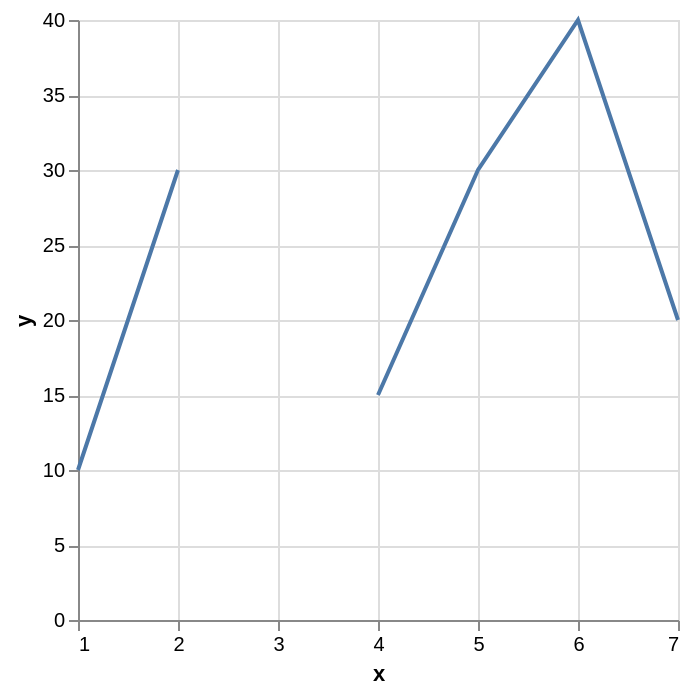

Source (Vega-Lite JSON):
### Vega specification from a JSON file in a GitHub repository (floating-point values rounded to 4 significant figures)
{"$schema": "https://vega.github.io/schema/vega/v5.json", "background": "white", "padding": 5, "width": 300, "height": 300, "style": "cell", "data": [{"name": "source_0", "values": [{"x": 1, "y": 10}, {"x": 2, "y": 30}, {"x": 3, "y": null}, {"x": 4, "y": 15}, {"x": 5, "y": 30}, {"x": 6, "y": 40}, {"x": 7, "y": 20}]}, {"name": "data_0", "source": "source_0", "transform": [{"type": "formula", "expr": "toNumber(datum[\"x\"])", "as": "x"}]}], "marks": [{"name": "marks", "type": "line", "style": ["line"], "sort": {"field": "x"}, "from": {"data": "data_0"}, "encode": {"update": {"stroke": {"value": "#4c78a8"}, "description": {"signal": "\"x: \" + (format(datum[\"x\"], \"\")) + \"; y: \" + (format(datum[\"y\"], \"\"))"}, "x": {"scale": "x", "field": "x"}, "y": {"scale": "y", "field": "y"}, "defined": {"signal": "isValid(datum[\"x\"]) && isFinite(+datum[\"x\"]) && isValid(datum[\"y\"]) && isFinite(+datum[\"y\"])"}}}}], "scales": [{"name": "x", "type": "linear", "domain": {"data": "data_0", "field": "x"}, "range": [0, {"signal": "width"}], "nice": true, "zero": false}, {"name": "y", "type": "linear", "domain": {"data": "data_0", "field": "y"}, "range": [{"signal": "height"}, 0], "nice": true, "zero": true}], "axes": [{"scale": "x", "orient": "bottom", "gridScale": "y", "grid": true, "tickCount": {"signal": "ceil(width/40)"}, "domain": false, "labels": false, "aria": false, "maxExtent": 0, "minExtent": 0, "ticks": false, "zindex": 0}, {"scale": "y", "orient": "left", "gridScale": "x", "grid": true, "tickCount": {"signal": "ceil(height/40)"}, "domain": false, "labels": false, "aria": false, "maxExtent": 0, "minExtent": 0, "ticks": false, "zindex": 0}, {"scale": "x", "orient": "bottom", "grid": false, "title": "x", "labelFlush": true, "labelOverlap": true, "tickCount": {"signal": "ceil(width/40)"}, "zindex": 0}, {"scale": "y", "orient": "left", "grid": false, "title": "y", "labelOverlap": true, "tickCount": {"signal": "ceil(height/40)"}, "zindex": 0}]}
